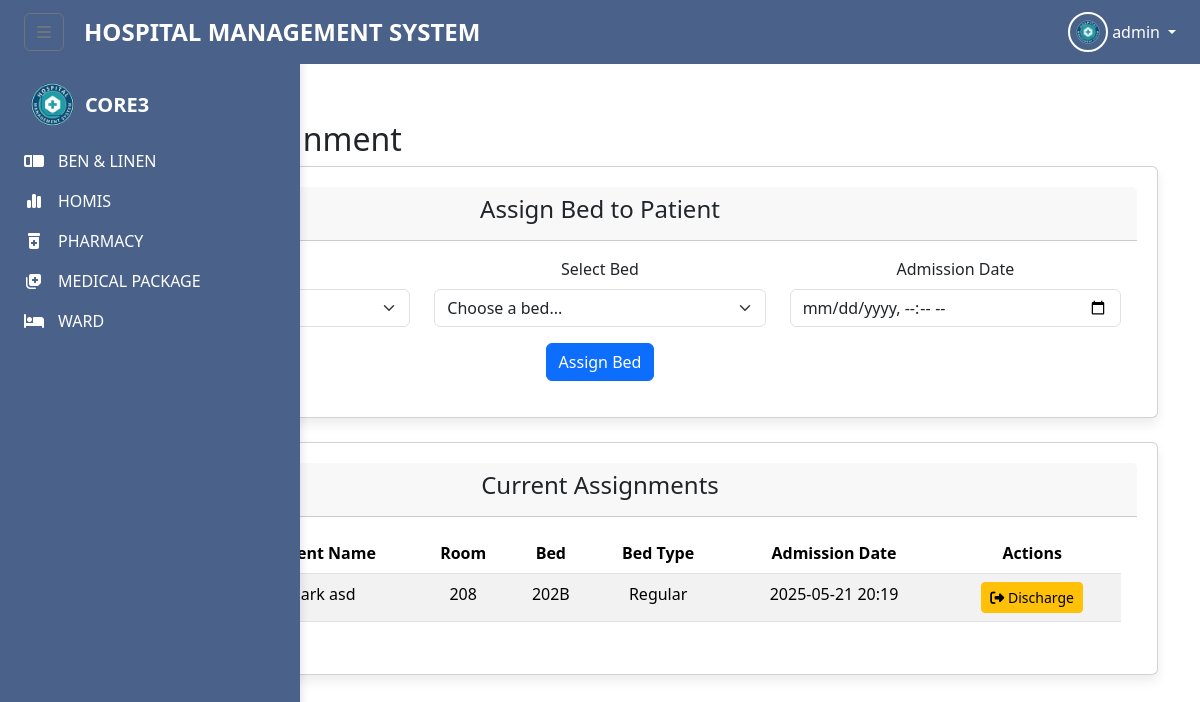
Page /patient_bed_assignment.php (signed in) on the committed database.
### tables this page shows
CREATE TABLE `patient_bed_assignments` (
  `assignment_id` int(11) NOT NULL,
  `patient_id` int(11) NOT NULL,
  `bed_id` int(11) NOT NULL,
  `admission_date` datetime NOT NULL,
  `discharge_date` datetime DEFAULT NULL,
  `status` enum('Active','Discharged','Transferred') NOT NULL DEFAULT 'Active',
  `notes` text DEFAULT NULL,
  `created_at` timestamp NOT NULL DEFAULT current_timestamp(),
  `updated_at` timestamp NOT NULL DEFAULT current_timestamp() ON UPDATE current_timestamp()
);

CREATE TABLE `beds` (
  `bed_id` int(11) NOT NULL,
  `bed_number` varchar(10) NOT NULL,
  `room_number` varchar(10) NOT NULL,
  `bed_type` enum('Regular','Private','ICU','Emergency') NOT NULL DEFAULT 'Regular',
  `status` enum('Available','Occupied','Maintenance') NOT NULL DEFAULT 'Available',
  `created_at` timestamp NOT NULL DEFAULT current_timestamp(),
  `updated_at` timestamp NOT NULL DEFAULT current_timestamp() ON UPDATE current_timestamp()
);

### patient_bed_assignment.php (the view, shortened to what this page needs)
<?php
include_once('admin.php');
include 'config.php';
$sql = "SELECT pba.*, b.bed_number, b.room_number, b.bed_type,
        CONCAT(p.first_name, ' ', p.last_name) as patient_name
        FROM patient_bed_assignments pba
        JOIN beds b ON pba.bed_id = b.bed_id
        JOIN patients p ON pba.patient_id = p.patient_id
        WHERE pba.status = 'Active'
        ORDER BY pba.admission_date DESC";
$current_assignments = $conn->query($sql);
?>
<!DOCTYPE html>
<html lang="en">
<head>
    <link href="assets/vendor/bootstrap/css/bootstrap.min.css" rel="stylesheet">
    <link href="assets/vendor/fontawesome/css/all.min.css" rel="stylesheet">
</head>
<body>
    <div class="container mt-4">
        <h2>Patient Bed Assignment</h2>
        <div class="card mb-4">
            <div class="card-header">
                <h4>Assign Bed to Patient</h4>
            </div>
            <div class="card-body">
                <form method="POST" action="">
                    <div class="row">
                        <div class="col-md-4">
                            <div class="mb-3">
                                <label for="patient_id" class="form-label">Select Patient</label>
                            </div>
                        </div>
                        <div class="col-md-4">
                            <div class="mb-3">
                                <label for="bed_id" class="form-label">Select Bed</label>
                                <select class="form-select" id="bed_id" name="bed_id" required>
                                    <option value="">Choose a bed...</option>
                                </select>
                            </div>
                        </div>
                        <div class="col-md-4">
                            <div class="mb-3">
                                <label for="admission_date" class="form-label">Admission Date</label>
                                <input type="datetime-local" class="form-control" id="admission_date" name="admission_date" required>
                            </div>
                        </div>
                    </div>
                    <button type="submit" class="btn btn-primary">Assign Bed</button>
                </form>
            </div>
        </div>
        <div class="card">
            <div class="card-header">
                <h4>Current Assignments</h4>
            </div>
            <div class="card-body">
                <div class="table-responsive">
                    <table class="table table-striped">
                        <thead>
                            <tr>
                                <th>Patient ID</th>
                                <th>Patient Name</th>
                                <th>Room</th>
                                <th>Bed</th>
                                <th>Bed Type</th>
                                <th>Admission Date</th>
                                <th>Actions</th>
                            </tr>
                        </thead>
                        <tbody>
                            <?php while($assignment = $current_assignments->fetch_assoc()): ?>
                            <tr>
                                <td><?php echo $assignment['patient_id']; ?></td>
                                <td><?php echo htmlspecialchars($assignment['patient_name']); ?></td>
                                <td><?php echo htmlspecialchars($assignment['room_number']); ?></td>
                                <td><?php echo htmlspecialchars($assignment['bed_number']); ?></td>
                                <td><?php echo htmlspecialchars($assignment['bed_type']); ?></td>
                                <td><?php echo date('Y-m-d H:i', strtotime($assignment['admission_date'])); ?></td>
                                <td>
                                    <button class="btn btn-sm btn-warning" onclick="dischargePatient(<?php echo $assignment['assignment_id']; ?>, <?php echo $assignment['bed_id']; ?>)">
                                        <i class="fas fa-sign-out-alt"></i> Discharge
                                    </button>
                                </td>
                            </tr>
                            <?php endwhile; ?>
                        </tbody>
                    </table>
                </div>
            </div>
        </div>
    </div>
</body>
</html>

### index.php (style rules this page uses)
body { font-family: 'Open Sans', sans-serif; background-color: #F0F4F8; }
.card { background-color: #fff; border-radius: 10px; box-shadow: 0 6px 12px rgba(0,0,0,0.08); padding: 20px; flex: 1 1 250px; text-align: center; transition: transform 0.3s, box-shadow 0.3s; }

### rows in the picture
patient_bed_assignments: patient_name "mark asd", bed.room_number "208", bed.bed_number "202B", bed.bed_type "Regular", admission_date "2025-05-21 20:19"

### other values in the picture
$_SESSION['account_type'] "admin"
